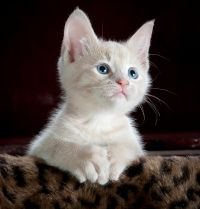
#> input picture images/cat 2.jpg, 200 x 209 px, found by its file name
$ python image_cropping.py
#> lines starting #> are read from the running program, lines starting #| are printed output that depends on the picture
import cv2 as cv
import numpy as np

img = cv.imread('images/cat 2.jpg')
#> img is the input picture: shape (209, 200, 3); mean B, G, R 62.8, 66.6, 76.3

cv.imshow('cat', img)

resized = cv.resize(img, (300, 300), interpolation=cv.INTER_CUBIC)
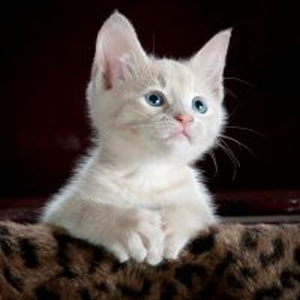
#> resized: shape (300, 300, 3); mean B, G, R 62.8, 66.6, 76.3
# cv.imshow('resized', resized)

#Flipping
# 0 --> vertical, 1 --> horizontal -1 --> both direction
flip = cv.flip(img, 0)
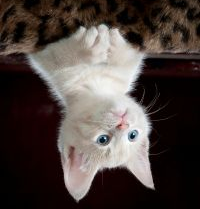
#> flip: shape (209, 200, 3); mean B, G, R 62.8, 66.6, 76.3
# cv.imshow('flip', flip)

#cropping
crop = img[10:100, 20:100]
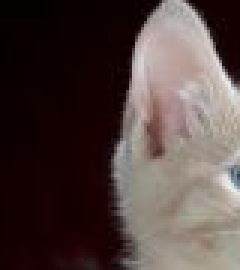
#> crop: shape (90, 80, 3) (shown 3 times larger); mean B, G, R 64.7, 67.5, 82.2
cv.imshow('crop', crop)
cv.waitKey(0)
